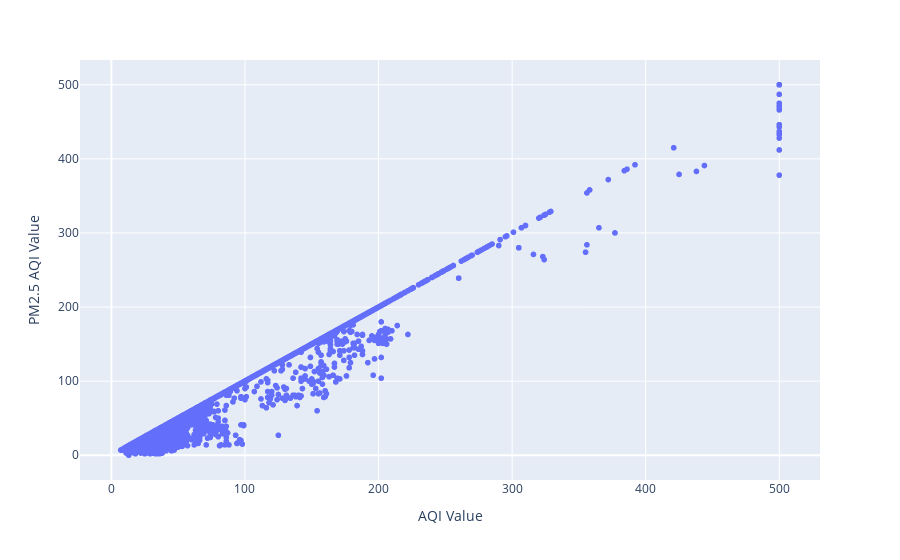

Write notebook code for a chart like this one.
### Code cell
import plotly.express as px
df = data
fig = px.scatter(df, x="AQI Value", y="PM2.5 AQI Value")
fig.show()

### Figure 1 — Plotly figure (JSON) as saved in the notebook; plotly's stock layout.template omitted (floating-point values rounded to 4 significant figures; data arrays with more than 128 entries replaced by an {"elided": "..."} marker saying what was removed)
{"data": [{"hovertemplate": "AQI Value=%{x}<br>PM2.5 AQI Value=%{y}<extra></extra>", "legendgroup": "", "marker": {"color": "#636efa", "symbol": "circle"}, "mode": "markers", "name": "", "showlegend": false, "type": "scattergl", "x": {"elided": "16695 int values"}, "xaxis": "x", "y": {"elided": "16695 int values"}, "yaxis": "y"}], "layout": {"legend": {"tracegroupgap": 0}, "margin": {"t": 60}, "xaxis": {"anchor": "y", "domain": [0, 1], "title": {"text": "AQI Value"}}, "yaxis": {"anchor": "x", "domain": [0, 1], "title": {"text": "PM2.5 AQI Value"}}}}
